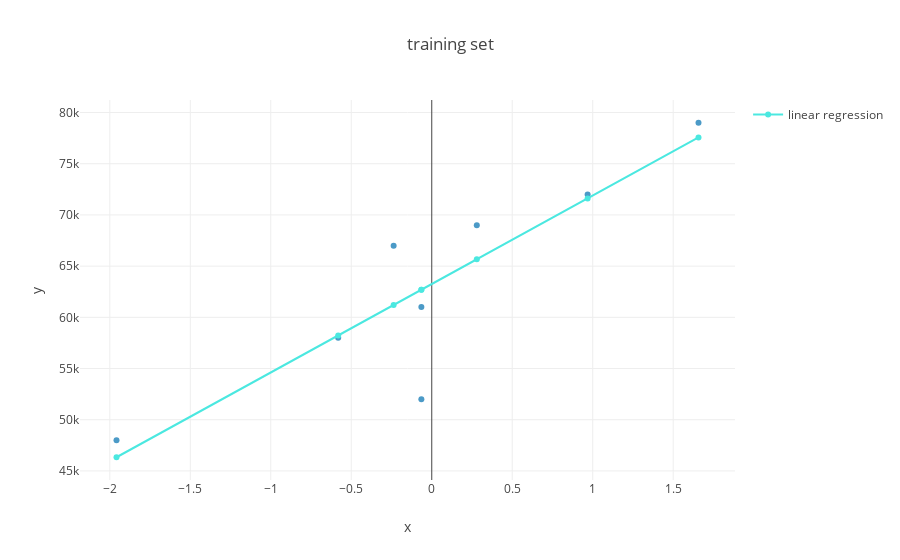
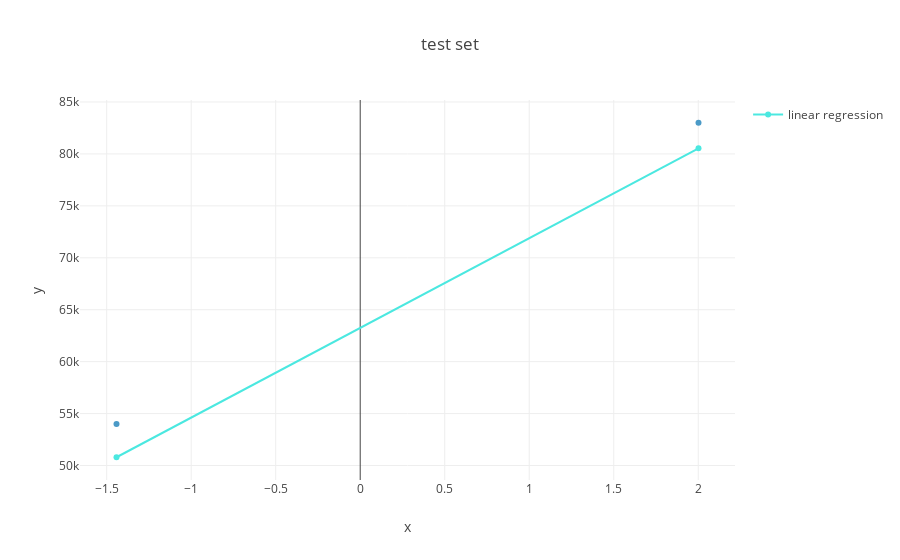

Here is the notebook cell these charts were saved with, in order:
### Code cell
# Visualize the model
# Visualize predictions on training Set
fig = px.scatter(x = X_train.flatten().tolist(), y = Y_train, title = "training set")
fig.add_trace(go.Scatter(x = X_train.flatten().tolist(), y = Y_train_pred, name = "linear regression"))
fig.show()

# Visualize predictions on test Set
fig = px.scatter(x = X_test.flatten().tolist(), y = Y_test, title = "test set")
fig.add_trace(go.Scatter(x = X_test.flatten().tolist(), y = Y_test_pred, name = "linear regression"))
fig.show()

### Figure 1 — Plotly figure (JSON) as saved in the notebook; plotly's stock layout.template omitted (floating-point values rounded to 4 significant figures)
{"data": [{"hovertemplate": "x=%{x}<br>y=%{y}<extra></extra>", "legendgroup": "", "marker": {"color": "#4B9AC7", "symbol": "circle"}, "mode": "markers", "name": "", "orientation": "v", "showlegend": false, "type": "scatter", "x": [0.2798, -0.2367, -1.958, -0.06456, 1.657, -0.06456, 0.9685, -0.5811], "xaxis": "x", "y": [69000, 67000, 48000, 52000, 79000, 61000, 72000, 58000], "yaxis": "y"}, {"name": "linear regression", "type": "scatter", "x": [0.2798, -0.2367, -1.958, -0.06456, 1.657, -0.06456, 0.9685, -0.5811], "y": [65670.0, 61210.0, 46340.0, 62690.0, 77560.0, 62690.0, 71610.0, 58230.0]}], "layout": {"legend": {"tracegroupgap": 0}, "title": {"text": "training set"}, "xaxis": {"anchor": "y", "domain": [0, 1], "title": {"text": "x"}}, "yaxis": {"anchor": "x", "domain": [0, 1], "title": {"text": "y"}}}}

### Figure 2 — Plotly figure (JSON) as saved in the notebook; plotly's stock layout.template omitted (floating-point values rounded to 4 significant figures)
{"data": [{"hovertemplate": "x=%{x}<br>y=%{y}<extra></extra>", "legendgroup": "", "marker": {"color": "#4B9AC7", "symbol": "circle"}, "mode": "markers", "name": "", "orientation": "v", "showlegend": false, "type": "scatter", "x": [-1.442, 2.002], "xaxis": "x", "y": [54000, 83000], "yaxis": "y"}, {"name": "linear regression", "type": "scatter", "x": [-1.442, 2.002], "y": [50800.0, 80530.0]}], "layout": {"legend": {"tracegroupgap": 0}, "title": {"text": "test set"}, "xaxis": {"anchor": "y", "domain": [0, 1], "title": {"text": "x"}}, "yaxis": {"anchor": "x", "domain": [0, 1], "title": {"text": "y"}}}}
